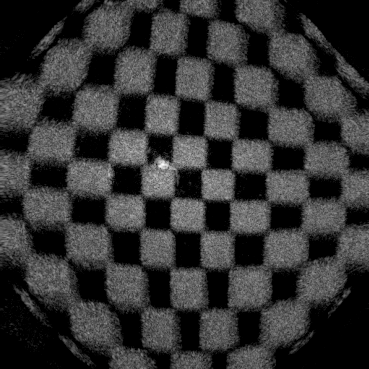
#> input picture validation/target.png, 369 x 369 px, found by its file name
$ python MEEI_checker_opencv.py
#> lines starting #> are read from the running program, lines starting #| are printed output that depends on the picture; after the words box and inside, x2 and y2 are one past the last pixel; in counts of white or black regions, pixels touching at a corner belong together
# -*- coding: utf-8 -*-
# @Time    : 2022-08-12 10:46
# @Author  : young wang
# @FileName: MEEI_checker_opencv.py
# @Software: PyCharm


import glob
import numpy as np
import matplotlib.pyplot as plt
from tools.pre_proc import load_from_oct_file
from tools.proc import filter_mask, \
    surface_index, sphere_fit, frame_index, max_slice, despecking
from scipy.ndimage import gaussian_filter, median_filter
from skimage import exposure
import matplotlib
from skimage.morphology import (erosion, dilation, opening, closing,  # noqa
                                white_tophat, disk, black_tophat, square,
                                binary_closing,binary_opening,skeletonize)
from natsort import natsorted
import discorpy.prep.preprocessing as prep
import discorpy.prep.linepattern as lprep
import discorpy.proc.processing as proc
import discorpy.post.postprocessing as post
from skimage.morphology import square
from skimage import feature
from scipy.ndimage import map_coordinates
from tools.pos_proc import export_map,export_list
import numpy as np
import cv2 as cv
import glob
from itertools import combinations_with_replacement

if __name__ == '__main__':

    matplotlib.rcParams.update(
        {
            'font.size': 15,
            'text.usetex': False,
            'font.family': 'sans-serif',
            'mathtext.fontset': 'stix',
        }
    )

    comb = combinations_with_replacement(np.arange(3, 10), 2)
    criteria = (cv.TERM_CRITERIA_EPS + cv.TERM_CRITERIA_MAX_ITER, 30, 0.001)

    img = cv.imread('/Users/youngwang/Desktop/distortion_fix/validation/target.png')
#> img is the input picture: shape (369, 369, 3); min 0, max 253, mean 51
    gray = cv.cvtColor(img, cv.COLOR_BGR2GRAY)

    thresh = 50
    true_board = []
    im_bw = cv.threshold(gray, thresh, 255, cv.THRESH_BINARY)[1]
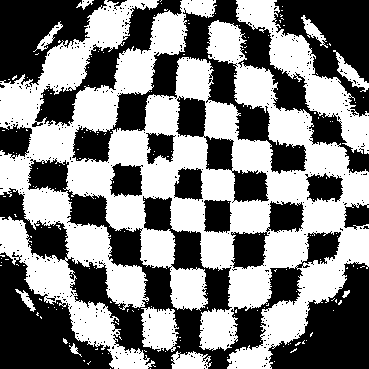
#> im_bw: shape (369, 369); 51.3% white; 489 black regions (472 under 20 px), largest, box (x1, y1, x2, y2) and area: (0, 158, 341, 369) 16730, (72, 0, 369, 174) 11319, (0, 252, 114, 369) 6839
    im_bw = gaussian_filter(im_bw, sigma=0.25)
    im_bw = opening(im_bw, square(5))
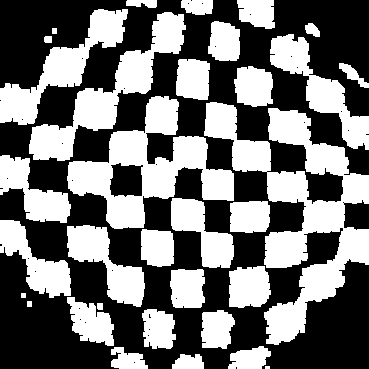
#> im_bw: shape (369, 369); min 0, max 255, mean 113.6
    comb_list = list(comb)
    for i in range(len((comb_list))):
        # print(i)
        checkboard = comb_list[i]
        ret, corners = cv.findChessboardCorners(im_bw, checkboard, None)
        if ret:
            print(checkboard)
            true_board.append(checkboard)
#> this loop made 28 passes
#> ret on passes 1 to 12: False, False, False, False, False, False, False, False, False, False, False, False
#> after the loop, true_board = [(4, 9)]
    print('done')
    plt.imshow(im_bw,'gray')
    plt.show()

    check_board = true_board[-1]
#> check_board = (4, 9)
    objp = np.zeros((check_board[0] * check_board[1], 3), np.float32)
    objp[:,:2] = np.mgrid[0:check_board[1],0:check_board[0]].T.reshape(-1,2)

    objpoints = []  # 3d point in real world space
    imgpoints = []  # 2d points in image plane.
    # Find the chess board corners
    ret, corners = cv.findChessboardCorners(im_bw, check_board, None)
#> ret = True; corners = 36 rows, first 8: [69, 224], [67.42, 192.6], [68.99, 160.5], [75, 126], [106, 224], [106.5, 194.5], [110.5, 164.5], [113.2, 131.5]
    print(ret)
#| True
    # If found, add object points, image points (after refining them)
    fig,ax = plt.subplots(1,1, figsize = (16,9))
    if ret == True:
        objpoints.append(objp)
        corners2 = cv.cornerSubPix(im_bw,corners, (3,3), (-1,-1), criteria)
#> corners2 = 36 rows, first 8: [66.5, 224], [67.42, 192.6], [69.24, 160.7], [77.79, 124.3], [106, 224], [106.5, 194.5], [109.2, 163.1], [113, 131.3]
        imgpoints.append(corners)

        for pt in corners.squeeze():
            ax.plot(pt[1], pt[0], 'o', markersize=10, color='red')
#> this loop made 36 passes
#> pt on passes 1 to 12: [66.5, 224], [67.42, 192.6], [69.24, 160.7], [77.79, 124.3], [106, 224], [106.5, 194.5], [109.2, 163.1], [113, 131.3], [142.9, 227.8], [141.7, 195.5], [142.3, 164.7], [145.4, 132.4]
    ax.imshow(im_bw, 'gray', vmin=np.mean(im_bw)*0.9, vmax=np.max(im_bw))
    ax.set_axis_off()
    plt.tight_layout()
    plt.show()
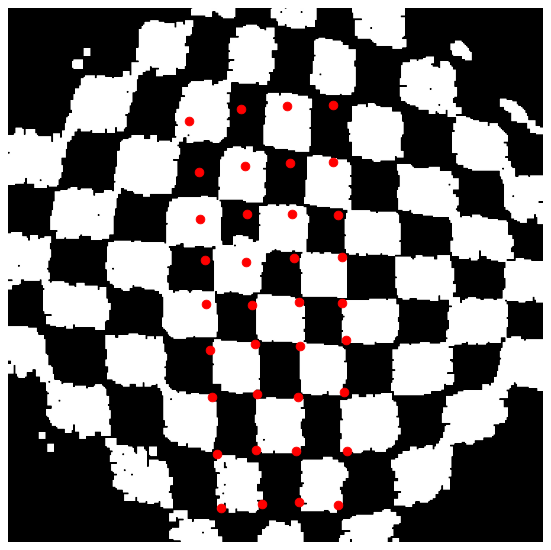
#> figure drawn by matplotlib, 1 panel

    ret, mtx, dist, rvecs, tvecs = cv.calibrateCamera(objpoints,
                                                      imgpoints,
                                                      im_bw.shape,
                                                      None, None)
#> ret = 35.37; mtx = [[4126.7, 0, 195.9], [0, 5.78, 183.6], [0, 0, 1]]; dist = [[-17.71, 398.1, -0.55, 0.0268, -2823.7]]; rvecs = ([2.62, 2.74, -1.42],); tvecs = ([-0.862, -7.1, 24.03],)

    newcameramtx, roi = cv.getOptimalNewCameraMatrix(mtx, dist, (512,512), 1, (512,512))
#> newcameramtx = [[4126.7, 0, 195.9], [0, 5.78, 183.6], [0, 0, 1]]; roi = (0, 0, 511, 511)

    mapx, mapy = cv.initUndistortRectifyMap(mtx, dist, None, newcameramtx, (512,512), 5)
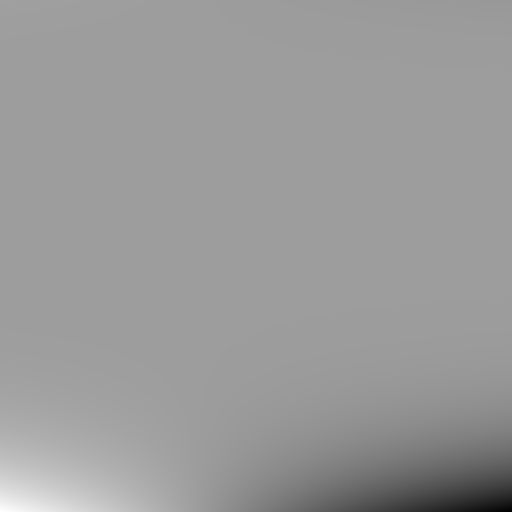
#> mapx: shape (512, 512) float32; min -2.93e+16, max 1.82e+16, mean -5.2e+14; drawn with min black and max white
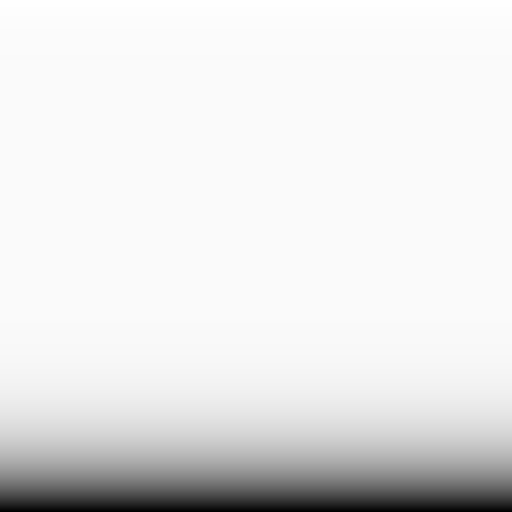
#> mapy: shape (512, 512) float32; min -3.04e+16, max 5.31e+14, mean -2.44e+15; drawn with min black and max white
    dst = cv.remap(img, mapx, mapy, cv.INTER_LINEAR)
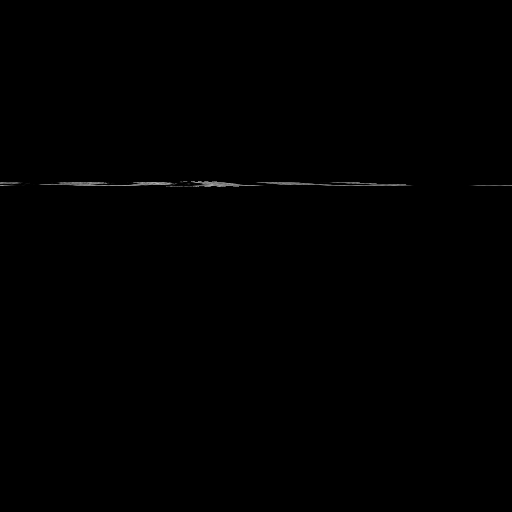
#> dst: shape (512, 512, 3); min 0, max 184, mean 0.4

    fig,ax = plt.subplots(1,1, figsize = (16,9))
    ax.imshow(dst[:,:,0], 'gray', vmin=np.mean(dst)*0.9, vmax=np.max(dst))
    ax.set_axis_off()
    plt.tight_layout()
    plt.show()
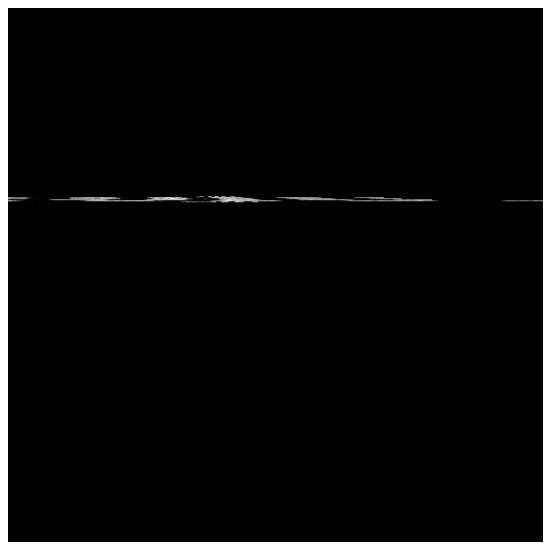
#> figure drawn by matplotlib, 1 panel

$ run again, with validation/Artboard 1.png copied over validation/target.png
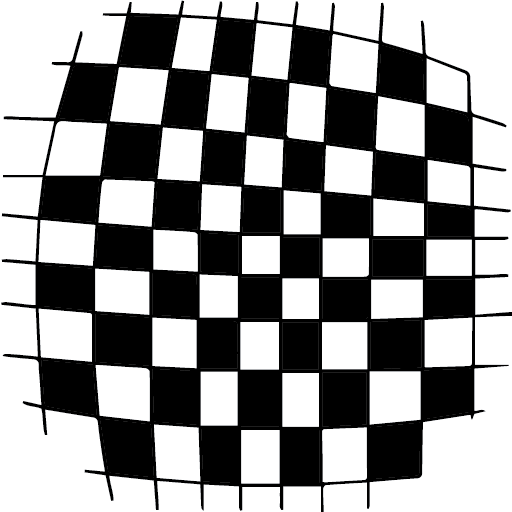
#> input picture validation/Artboard 1.png, 512 x 512 px, found by its file name
#> img is the input picture: shape (512, 512, 3); mean B, G, R 149.8, 149.7, 149.7
#> `im_bw = cv.threshold(gray, thresh, 255, cv.THRESH_BINARY)[1]`:
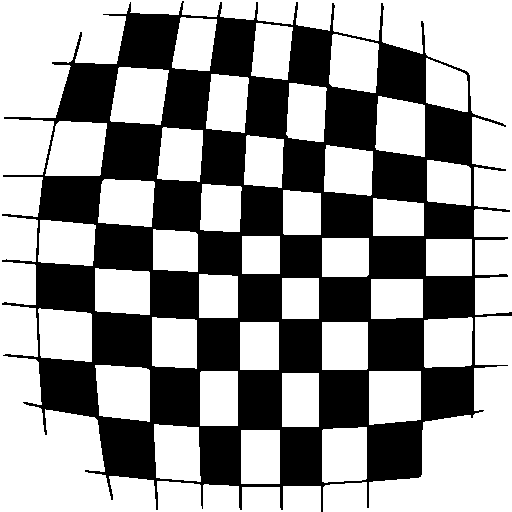
#> im_bw: shape (512, 512); 59.7% white; 1 black region, box (x1, y1, x2, y2) and area: (2, 1, 512, 512) 105727
#> the loop `for i in range(len((comb_list))):` made 28 passes
#> ret on passes 1 to 8: False, False, False, False, False, False, False, False
#> after the loop `for i in range(len((comb_list))):`: true_board = [(8, 8)]
#> check_board = (8, 8)
#> `ret, corners = cv.findChessboardCorners(im_bw, check_board, None)`: ret = True; corners = 64 rows, first 8: [118.4, 66.73], [171.6, 67.23], [210, 72], [248.3, 77.42], [287.4, 79.41], [325.4, 86.62], [375.4, 92.38], [425, 103.5]
#| True
#> corners2 = 64 rows, first 8: [118.2, 66.5], [171.6, 67.08], [210, 72], [248.5, 77.21], [287.8, 80.7], [325.5, 86.53], [375.4, 92.44], [425, 103.5]
#> the loop `for pt in corners.squeeze():` made 64 passes
#> `ret, mtx, dist, rvecs, tvecs = cv.calibrateCamera(objpoints, imgpoints..`: ret = 6.61; mtx = [[726.8, 0, 249.3], [0, 675, 259], [0, 0, 1]]; dist = [[9.56, -149.9, -0.0063, 0.186, 749]]; rvecs = ([-0.0483, -0.497, 0.0394],); tvecs = ([-2.76, -3.8, 15.31],)
#> newcameramtx = [[856.3, 0, 281.2], [0, 808.5, 256.7], [0, 0, 1]]; roi = (184, 214, 134, 93)
#> `plt.show()`:
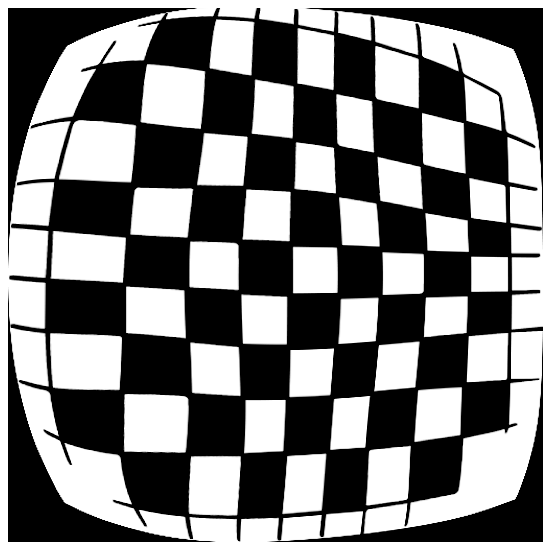
#> figure drawn by matplotlib, 1 panel
